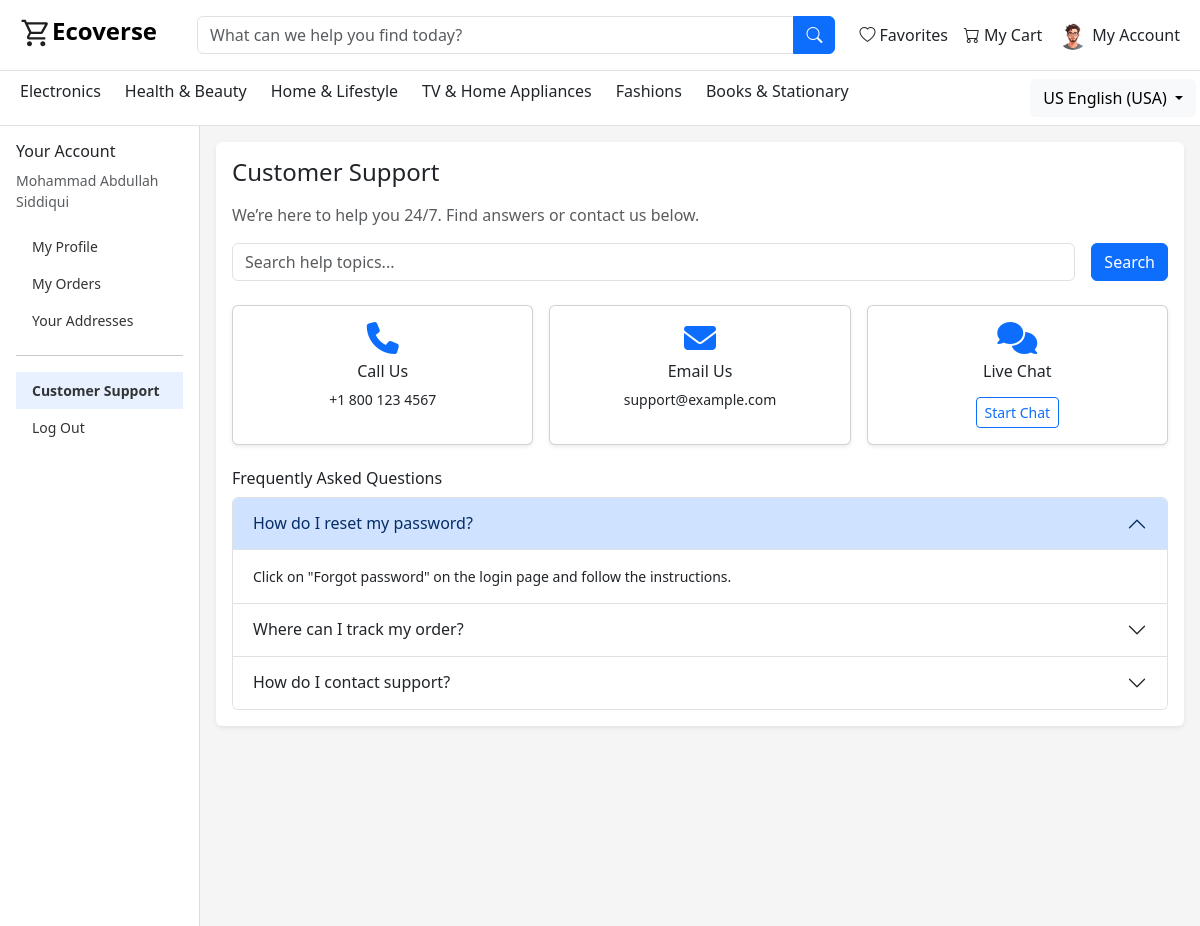
Before: /Client/customer_support.php (signed in) with the older database file.
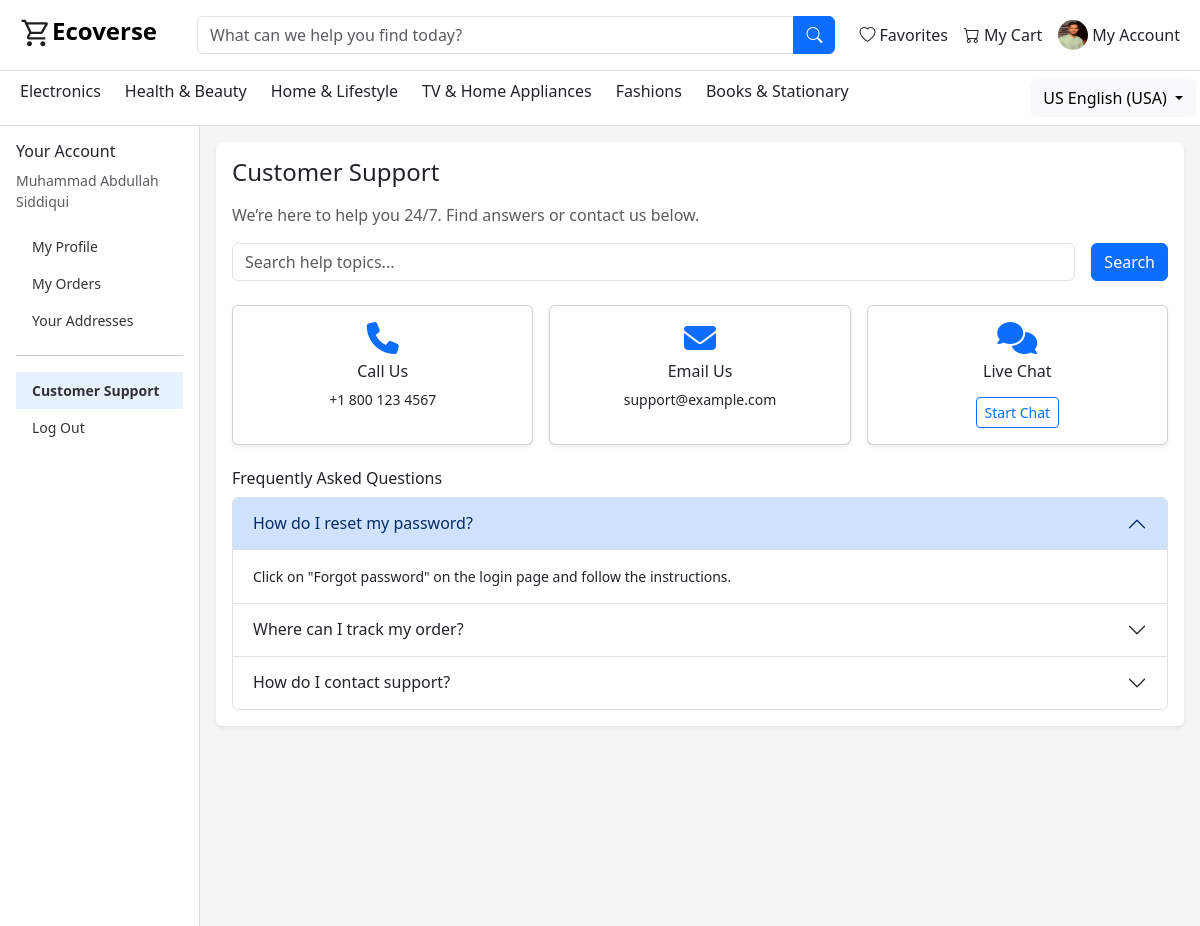
After: the same page with the newer database file.
### tables this page shows
CREATE TABLE `users` (
  `id` int(11) NOT NULL,
  `name` varchar(100) NOT NULL,
  `email` varchar(100) NOT NULL,
  `password` varchar(255) NOT NULL,
  `phone` varchar(20) DEFAULT NULL,
  `role` enum('user','admin') DEFAULT 'user',
  `status` enum('active','inactive') DEFAULT 'active',
  `created_at` datetime DEFAULT current_timestamp(),
  `updated_at` datetime DEFAULT current_timestamp() ON UPDATE current_timestamp(),
  `user_profile` varchar(255) NOT NULL DEFAULT '',
  `gender` enum('male','female') DEFAULT 'male',
  `email_token` varchar(255) DEFAULT NULL,
  `token_expiry` datetime DEFAULT NULL
);

### Client/customer_support.php (the view, shortened to what the changed rows need)
<?php
include './includes/Navbar.php';
include("../Server/Admin-Panel/config/db.php");
$user_id = $_SESSION['user_id'];
?>
<link href="https://cdn.jsdelivr.net/npm/bootstrap@5.3.3/dist/css/bootstrap.min.css" rel="stylesheet" />
<link href="https://cdnjs.cloudflare.com/ajax/libs/font-awesome/6.5.0/css/all.min.css" rel="stylesheet" />
<div class="container-fluid">
  <div class="row">
    <?php
    $sql = "SELECT * FROM users WHERE id = $user_id";
    $result = $conn->query($sql);
    if ($row = $result->fetch_assoc()) {
    ?>
      <div class="col-12 col-md-3 col-lg-2 sidebar p-0">
        <div class="p-3">
          <h6>Your Account</h6>
          <small class="text-muted d-block mb-3"><?= htmlspecialchars($row['name']) ?></small>
          <a href="./homeprofile.php" id="Home">My Profile</a>
          <a href="./Profile.php" id='myorders'>My Orders</a>
          <a href="#">Your Addresses</a>
          <hr />
          <a href="./customer_support.php" class="active">Customer Support</a>
          <a href="./logout.php">Log Out</a>
        </div>
      </div>
    <?php
    }
    ?>
    <div class="col-12 col-md-9 col-lg-10 p-3">
      <div class="bg-white p-3 rounded shadow-sm">
        <div class="accordion" id="faqAccordion">
          <div class="accordion-item">
            <h2 class="accordion-header" id="headingOne">
              <button class="accordion-button" type="button" data-bs-toggle="collapse" data-bs-target="#collapseOne">
                How do I reset my password?
              </button>
            </h2>
          </div>
          <div class="accordion-item">
            <h2 class="accordion-header" id="headingTwo">
              <button class="accordion-button collapsed" type="button" data-bs-toggle="collapse" data-bs-target="#collapseTwo">
                Where can I track my order?
              </button>
            </h2>
          </div>
          <div class="accordion-item">
            <h2 class="accordion-header" id="headingThree">
              <button class="accordion-button collapsed" type="button" data-bs-toggle="collapse" data-bs-target="#collapseThree">
                How do I contact support?
              </button>
            </h2>
          </div>
        </div>
      </div>
    </div>
  </div>
</div>

### Client/includes/Navbar.php (shortened to what the changed rows need)
<?php
 include("../Server/Admin-Panel/config/db.php");
 if (isset($_SESSION['user_id'])) {
   $user_id = $_SESSION['user_id'];
   $sql = "SELECT * FROM users WHERE id = $user_id ";
   $result = $conn->query($sql);
   if ($row = $result->fetch_assoc()) {
     $profile = $row['user_profile'];
   }
 }
 ?>
<nav class="navbar navbar-expand-lg bg-white border-bottom py-2 d-none d-lg-flex   ">
  <div class="container-fluid mx-2">
    <div class="d-flex align-items-center gap-3">
      <div class="dropdown">
        <a class="nav-link d-flex align-items-center" href="#" data-bs-toggle="dropdown">
          <img  src="<?= empty($profile) ? './Assets/Images/user.png' : '../Server/uploads/'.$profile ?>" width="30" height="30" class="rounded-circle me-1">
          My Account
        </a>
      </div>
    </div>
  </div>
</nav>

Changed rows visible on the page:
changed users: user_profile: a different picture; name "Mohammad Abdullah Siddiqui" → "Muhammad Abdullah Siddiqui"
